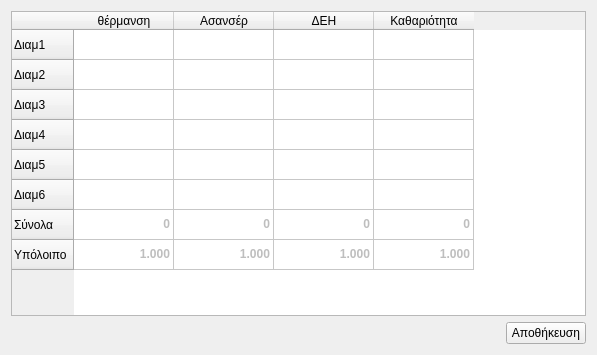
<?xml version="1.0" encoding="UTF-8"?>
<ui version="4.0">
 <class>Form</class>
 <widget class="QWidget" name="Form">
  <property name="geometry">
   <rect>
    <x>0</x>
    <y>0</y>
    <width>597</width>
    <height>355</height>
   </rect>
  </property>
  <property name="windowTitle">
   <string>Form</string>
  </property>
  <layout class="QVBoxLayout" name="verticalLayout">
   <item>
    <widget class="QTableWidget" name="tableWidget">
     <row>
      <property name="text">
       <string>Διαμ1</string>
      </property>
     </row>
     <row>
      <property name="text">
       <string>Διαμ2</string>
      </property>
     </row>
     <row>
      <property name="text">
       <string>Διαμ3</string>
      </property>
     </row>
     <row>
      <property name="text">
       <string>Διαμ4</string>
      </property>
     </row>
     <row>
      <property name="text">
       <string>Διαμ5</string>
      </property>
     </row>
     <row>
      <property name="text">
       <string>Διαμ6</string>
      </property>
     </row>
     <row>
      <property name="text">
       <string>Σύνολα</string>
      </property>
     </row>
     <row>
      <property name="text">
       <string>Υπόλοιπο</string>
      </property>
     </row>
     <column>
      <property name="text">
       <string>θέρμανση</string>
      </property>
     </column>
     <column>
      <property name="text">
       <string>Ασανσέρ</string>
      </property>
     </column>
     <column>
      <property name="text">
       <string>ΔΕΗ</string>
      </property>
     </column>
     <column>
      <property name="text">
       <string>Καθαριότητα</string>
      </property>
     </column>
     <item row="6" column="0">
      <property name="text">
       <string>0</string>
      </property>
      <property name="font">
       <font>
        <weight>75</weight>
        <bold>true</bold>
       </font>
      </property>
      <property name="textAlignment">
       <set>AlignRight|AlignVCenter</set>
      </property>
      <property name="flags">
       <set>ItemIsSelectable|ItemIsDragEnabled|ItemIsUserCheckable</set>
      </property>
     </item>
     <item row="6" column="1">
      <property name="text">
       <string>0</string>
      </property>
      <property name="font">
       <font>
        <weight>75</weight>
        <bold>true</bold>
       </font>
      </property>
      <property name="textAlignment">
       <set>AlignRight|AlignVCenter</set>
      </property>
      <property name="flags">
       <set>ItemIsSelectable|ItemIsDragEnabled|ItemIsUserCheckable</set>
      </property>
     </item>
     <item row="6" column="2">
      <property name="text">
       <string>0</string>
      </property>
      <property name="font">
       <font>
        <weight>75</weight>
        <bold>true</bold>
       </font>
      </property>
      <property name="textAlignment">
       <set>AlignRight|AlignVCenter</set>
      </property>
      <property name="flags">
       <set>ItemIsSelectable|ItemIsDragEnabled|ItemIsUserCheckable</set>
      </property>
     </item>
     <item row="6" column="3">
      <property name="text">
       <string>0</string>
      </property>
      <property name="font">
       <font>
        <weight>75</weight>
        <bold>true</bold>
       </font>
      </property>
      <property name="textAlignment">
       <set>AlignRight|AlignVCenter</set>
      </property>
      <property name="flags">
       <set>ItemIsSelectable|ItemIsDragEnabled|ItemIsUserCheckable</set>
      </property>
     </item>
     <item row="7" column="0">
      <property name="text">
       <string>1.000</string>
      </property>
      <property name="font">
       <font>
        <weight>75</weight>
        <bold>true</bold>
       </font>
      </property>
      <property name="textAlignment">
       <set>AlignRight|AlignVCenter</set>
      </property>
      <property name="flags">
       <set>ItemIsSelectable|ItemIsDragEnabled|ItemIsUserCheckable</set>
      </property>
     </item>
     <item row="7" column="1">
      <property name="text">
       <string>1.000</string>
      </property>
      <property name="font">
       <font>
        <weight>75</weight>
        <bold>true</bold>
       </font>
      </property>
      <property name="textAlignment">
       <set>AlignRight|AlignVCenter</set>
      </property>
      <property name="flags">
       <set>ItemIsSelectable|ItemIsDragEnabled|ItemIsUserCheckable</set>
      </property>
     </item>
     <item row="7" column="2">
      <property name="text">
       <string>1.000</string>
      </property>
      <property name="font">
       <font>
        <weight>75</weight>
        <bold>true</bold>
       </font>
      </property>
      <property name="textAlignment">
       <set>AlignRight|AlignVCenter</set>
      </property>
      <property name="flags">
       <set>ItemIsSelectable|ItemIsDragEnabled|ItemIsUserCheckable</set>
      </property>
     </item>
     <item row="7" column="3">
      <property name="text">
       <string>1.000</string>
      </property>
      <property name="font">
       <font>
        <weight>75</weight>
        <bold>true</bold>
       </font>
      </property>
      <property name="textAlignment">
       <set>AlignRight|AlignVCenter</set>
      </property>
      <property name="flags">
       <set>ItemIsSelectable|ItemIsDragEnabled|ItemIsUserCheckable</set>
      </property>
     </item>
    </widget>
   </item>
   <item>
    <layout class="QHBoxLayout" name="horizontalLayout">
     <item>
      <spacer name="horizontalSpacer">
       <property name="orientation">
        <enum>Qt::Horizontal</enum>
       </property>
       <property name="sizeHint" stdset="0">
        <size>
         <width>40</width>
         <height>20</height>
        </size>
       </property>
      </spacer>
     </item>
     <item>
      <widget class="QPushButton" name="pushButton">
       <property name="text">
        <string>Αποθήκευση</string>
       </property>
      </widget>
     </item>
    </layout>
   </item>
  </layout>
 </widget>
 <resources/>
 <connections/>
</ui>
